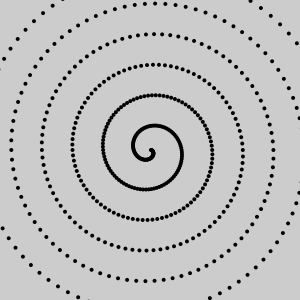
Frame 1 (no input)
Frame 60 (the mouse pressed at the canvas centre just before this capture): identical to frame 1, image omitted
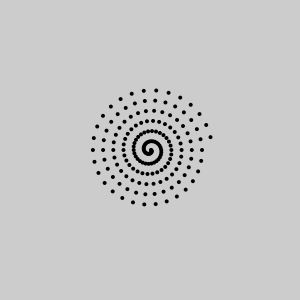
Frame 120 (the mouse held since frame 60 and released just before this capture)

The Processing sketch that drew these frames (run headless with seeded random() and noise(); from frame 60 on, the mouse is pressed at the canvas centre):

// Processing sketch: Spiral
// ── Spiral.pde
// This sketch demonstrates how to use sin and cos to draw a spiral

void setup() {
    size(300, 300);
    fill(0);
    noStroke();
}

void draw() {
    background(204);
    float scalar = map(mouseX, 0, width, 4, 20);
    float radius = 1.0;
    for (int deg = 0; deg < 360 * 6; deg += scalar) {
        float angle = radians(deg);
        float x = 150 + (cos(angle) * radius);
        float y = 150 + (sin(angle) * radius);

        ellipse(x, y, 4, 4);
        radius += 0.34;
    }
}
